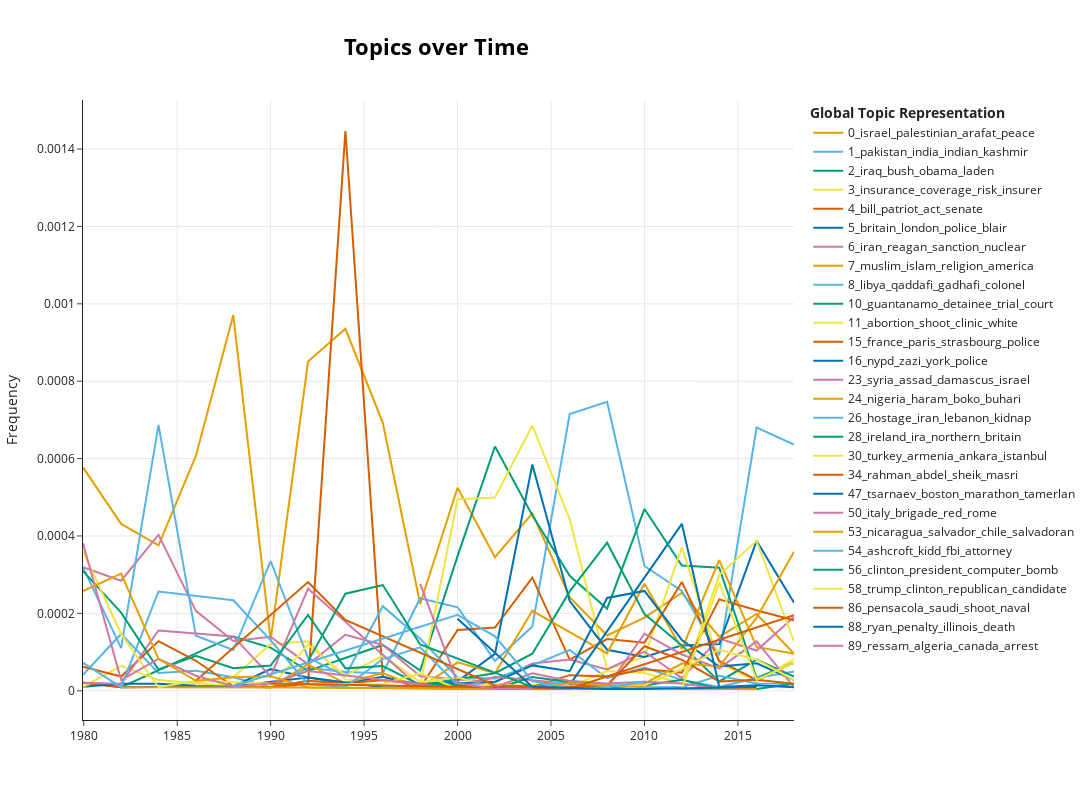

Notebook code cell kept with this figure:
### Code cell
topics_over_time_filtered = topics_over_time.groupby('Topic').filter(lambda x:  np.std(x.Frequency)  > 0.000068)
fig = topic_model.visualize_topics_over_time(topics_over_time_filtered)
# enlarge the size of the plot
fig.update_layout(width=1200, height=800)
fig.write_image('output/dtm/topics_over_time_150.png', engine="orca")
fig.show()
